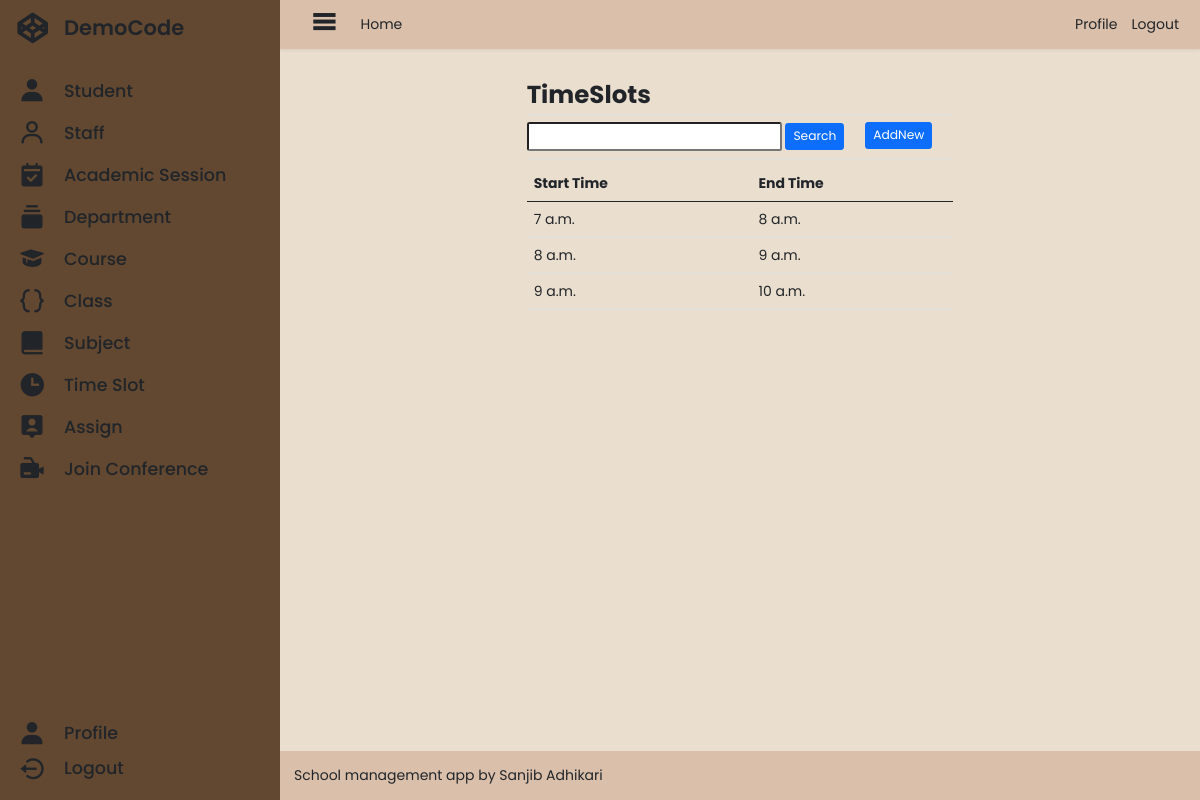
Screenshot of /administrator/time_slot_list/ (signed in) with the database file from the repository.
### administrator/models.py (models this page shows, shortened)
class TimeSlot(models.Model):
    id = models.UUIDField(
        primary_key=True,
        default=uuid.uuid4,
        editable=False,
    )
    start_time = models.TimeField()
    end_time = models.TimeField()

### administrator/decorators.py (the view)
    def message_function(request, uuid=None, *args, **kwargs):
        if isinstance(request, WSGIRequest):
            if request.user.is_authenticated and not request.user.user_type.name == "administrator":
                messages.error(request, "You must login as administrator to access this page.")
            elif not request.user.is_authenticated:
                messages.error(request, "You must login to access this page.")
        return function(request, uuid, *args, **kwargs)

### administrator/views.py (called while the page is built)
@administrator_message
@administrator_required
def list_time_slot_view(request, *args, **kwargs):
    context = {}
    time_slots = TimeSlot.objects.all()
    context["time_slots"] = time_slots
    return render(request, "administrator/time_slot/time_slot_list.html", context)

### administrator/templates/administrator/time_slot/time_slot_list.html (shortened to what this page needs)
{% extends 'administrator/base.html' %}
{% load static %}
{% load crispy_forms_tags %}
{% block main %}
<div class="container">
    <div class="d-flex flex-column">
        <Legend class="m-0 fw-bold fs-3 border-bottom">TimeSlots</Legend>
        <div class="d-flex justify-content-between my-2 pb-2 border-bottom">
            <form method="post">
                <input type="text" name="search" class="form-control-sm">
                <button class="btn btn-sm btn-primary" type="submit">Search</button>
            </form>
            <div>
                <a href="{% url 'administrator:time-slot-add' %}" class="btn btn-sm btn-primary mx-4">AddNew</a>
            </div>
        </div>
        {% if time_slots %}
        <table class="table table-hover table-responsive">
            <thead class="thead-dark">
                <tr>
                    <th scope="col">Start Time</th>
                    <th scope="col">End Time</th>
                </tr>
            </thead>
            <tbody>
                {% for object in time_slots %}
                <tr>
                    <td><a href="{% url 'administrator:time-slot-detail' uuid=object.id %}">{{object.start_time}}</a></td>
                    <td><a href="{% url 'administrator:time-slot-detail' uuid=object.id %}">{{object.end_time}}</a></td>
                </tr>
                {% endfor %}
            </tbody>
        </table>
        {% else %}
        <div class="d-flex justify-content-center">No Records.</div>
        {% endif %}
    </div>
</div>
{% endblock main %}

### static/css/base.css (style rules this page uses)
*, *::before, *::after { box-sizing: border-box; }
* { margin: 0; padding: 0; font-size: 14px; font-family: 'Poppins', sans-serif; }
a, a:hover { text-decoration: none; color: inherit; }
body { margin: 0; padding: 0; width: 100vw; height: 100vh; display: flex; }
.container { padding: 1rem; display: flex; flex-direction: column; align-items: center; overflow: auto; max-width: calc(100% - 2rem); height: 100%; }
form { width: 100%; max-width: 600px; }
legend { font-weight: 600; }

### rows the page displays
TimeSlot: start_time "7 a.m.", end_time "8 a.m."
TimeSlot: start_time "8 a.m.", end_time "9 a.m."
TimeSlot: start_time "9 a.m.", end_time "10 a.m."
